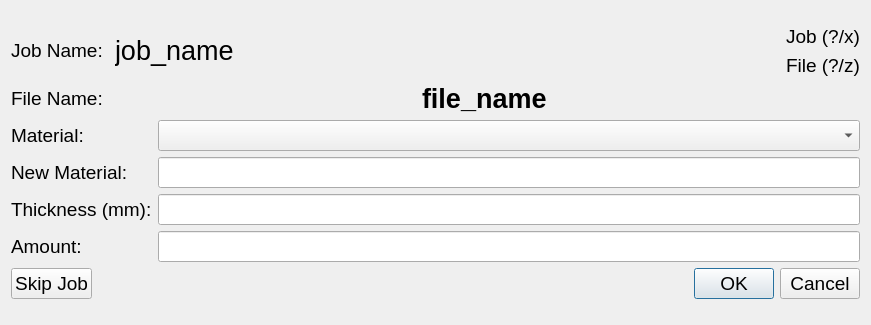
<?xml version="1.0" encoding="UTF-8"?>
<ui version="4.0">
 <class>Dialog</class>
 <widget class="QDialog" name="Dialog">
  <property name="geometry">
   <rect>
    <x>0</x>
    <y>0</y>
    <width>871</width>
    <height>325</height>
   </rect>
  </property>
  <property name="sizePolicy">
   <sizepolicy hsizetype="Expanding" vsizetype="Expanding">
    <horstretch>0</horstretch>
    <verstretch>0</verstretch>
   </sizepolicy>
  </property>
  <property name="font">
   <font>
    <pointsize>14</pointsize>
   </font>
  </property>
  <property name="windowTitle">
   <string>Enter Job Details</string>
  </property>
  <property name="windowIcon">
   <iconset>
    <normaloff>../../figures/logo.ico</normaloff>../../figures/logo.ico</iconset>
  </property>
  <property name="modal">
   <bool>true</bool>
  </property>
  <layout class="QVBoxLayout" name="verticalLayout_3">
   <item>
    <spacer name="verticalSpacer_2">
     <property name="orientation">
      <enum>Qt::Vertical</enum>
     </property>
     <property name="sizeHint" stdset="0">
      <size>
       <width>20</width>
       <height>40</height>
      </size>
     </property>
    </spacer>
   </item>
   <item>
    <layout class="QVBoxLayout" name="verticalLayout_2">
     <item>
      <layout class="QHBoxLayout" name="horizontalLayout">
       <item>
        <widget class="QLabel" name="label">
         <property name="text">
          <string>&lt;html&gt;&lt;head/&gt;&lt;body&gt;&lt;p&gt;Job Name: &lt;/p&gt;&lt;/body&gt;&lt;/html&gt;</string>
         </property>
        </widget>
       </item>
       <item>
        <widget class="QLabel" name="jobNameQLabel">
         <property name="sizePolicy">
          <sizepolicy hsizetype="Preferred" vsizetype="Minimum">
           <horstretch>0</horstretch>
           <verstretch>0</verstretch>
          </sizepolicy>
         </property>
         <property name="text">
          <string>&lt;html&gt;&lt;head/&gt;&lt;body&gt;&lt;p&gt;&lt;span style=&quot; font-size:20pt;&quot;&gt;job_name&lt;/span&gt;&lt;/p&gt;&lt;/body&gt;&lt;/html&gt;</string>
         </property>
        </widget>
       </item>
       <item>
        <spacer name="horizontalSpacer_2">
         <property name="orientation">
          <enum>Qt::Horizontal</enum>
         </property>
         <property name="sizeHint" stdset="0">
          <size>
           <width>40</width>
           <height>20</height>
          </size>
         </property>
        </spacer>
       </item>
       <item>
        <layout class="QVBoxLayout" name="verticalLayout">
         <item>
          <widget class="QLabel" name="jobProgressQLabel">
           <property name="text">
            <string>Job (?/x)</string>
           </property>
          </widget>
         </item>
         <item>
          <widget class="QLabel" name="fileProgressQLabel">
           <property name="text">
            <string>File (?/z)</string>
           </property>
          </widget>
         </item>
        </layout>
       </item>
      </layout>
     </item>
     <item>
      <layout class="QHBoxLayout" name="horizontalLayout_2">
       <item>
        <widget class="QLabel" name="label_2">
         <property name="text">
          <string>File Name:</string>
         </property>
        </widget>
       </item>
       <item>
        <spacer name="horizontalSpacer_3">
         <property name="orientation">
          <enum>Qt::Horizontal</enum>
         </property>
         <property name="sizeHint" stdset="0">
          <size>
           <width>40</width>
           <height>20</height>
          </size>
         </property>
        </spacer>
       </item>
       <item>
        <widget class="QLabel" name="fileNameQLabel">
         <property name="text">
          <string>&lt;html&gt;&lt;head/&gt;&lt;body&gt;&lt;p&gt;&lt;span style=&quot; font-size:20pt; font-weight:600;&quot;&gt;file_name&lt;/span&gt;&lt;/p&gt;&lt;/body&gt;&lt;/html&gt;</string>
         </property>
        </widget>
       </item>
       <item>
        <spacer name="horizontalSpacer">
         <property name="orientation">
          <enum>Qt::Horizontal</enum>
         </property>
         <property name="sizeHint" stdset="0">
          <size>
           <width>40</width>
           <height>20</height>
          </size>
         </property>
        </spacer>
       </item>
      </layout>
     </item>
     <item>
      <layout class="QFormLayout" name="formLayout">
       <item row="0" column="0">
        <widget class="QLabel" name="materialQLabel">
         <property name="text">
          <string>Material:</string>
         </property>
         <property name="buddy">
          <cstring>materialQComboBox</cstring>
         </property>
        </widget>
       </item>
       <item row="0" column="1">
        <widget class="QComboBox" name="materialQComboBox"/>
       </item>
       <item row="1" column="0">
        <widget class="QLabel" name="newMaterialQLabel">
         <property name="text">
          <string>New Material:</string>
         </property>
         <property name="buddy">
          <cstring>newMaterialQLineEdit</cstring>
         </property>
        </widget>
       </item>
       <item row="1" column="1">
        <widget class="QLineEdit" name="newMaterialQLineEdit"/>
       </item>
       <item row="2" column="0">
        <widget class="QLabel" name="thicknessQLabel">
         <property name="text">
          <string>Thickness (mm):</string>
         </property>
         <property name="buddy">
          <cstring>thicknessQLineEdit</cstring>
         </property>
        </widget>
       </item>
       <item row="2" column="1">
        <widget class="QLineEdit" name="thicknessQLineEdit"/>
       </item>
       <item row="3" column="0">
        <widget class="QLabel" name="amountQLabel">
         <property name="text">
          <string>Amount:</string>
         </property>
         <property name="buddy">
          <cstring>amountQLineEdit</cstring>
         </property>
        </widget>
       </item>
       <item row="3" column="1">
        <widget class="QLineEdit" name="amountQLineEdit"/>
       </item>
      </layout>
     </item>
    </layout>
   </item>
   <item>
    <layout class="QHBoxLayout" name="horizontalLayout_3">
     <item>
      <widget class="QPushButton" name="skipPushButton">
       <property name="text">
        <string>Skip Job</string>
       </property>
      </widget>
     </item>
     <item>
      <widget class="QDialogButtonBox" name="buttonBox">
       <property name="orientation">
        <enum>Qt::Horizontal</enum>
       </property>
       <property name="standardButtons">
        <set>QDialogButtonBox::Cancel|QDialogButtonBox::Ok</set>
       </property>
      </widget>
     </item>
    </layout>
   </item>
   <item>
    <spacer name="verticalSpacer">
     <property name="orientation">
      <enum>Qt::Vertical</enum>
     </property>
     <property name="sizeHint" stdset="0">
      <size>
       <width>20</width>
       <height>40</height>
      </size>
     </property>
    </spacer>
   </item>
  </layout>
 </widget>
 <tabstops>
  <tabstop>materialQComboBox</tabstop>
  <tabstop>newMaterialQLineEdit</tabstop>
  <tabstop>thicknessQLineEdit</tabstop>
  <tabstop>amountQLineEdit</tabstop>
 </tabstops>
 <resources/>
 <connections>
  <connection>
   <sender>buttonBox</sender>
   <signal>rejected()</signal>
   <receiver>Dialog</receiver>
   <slot>reject()</slot>
   <hints>
    <hint type="sourcelabel">
     <x>391</x>
     <y>400</y>
    </hint>
    <hint type="destinationlabel">
     <x>286</x>
     <y>274</y>
    </hint>
   </hints>
  </connection>
 </connections>
</ui>
